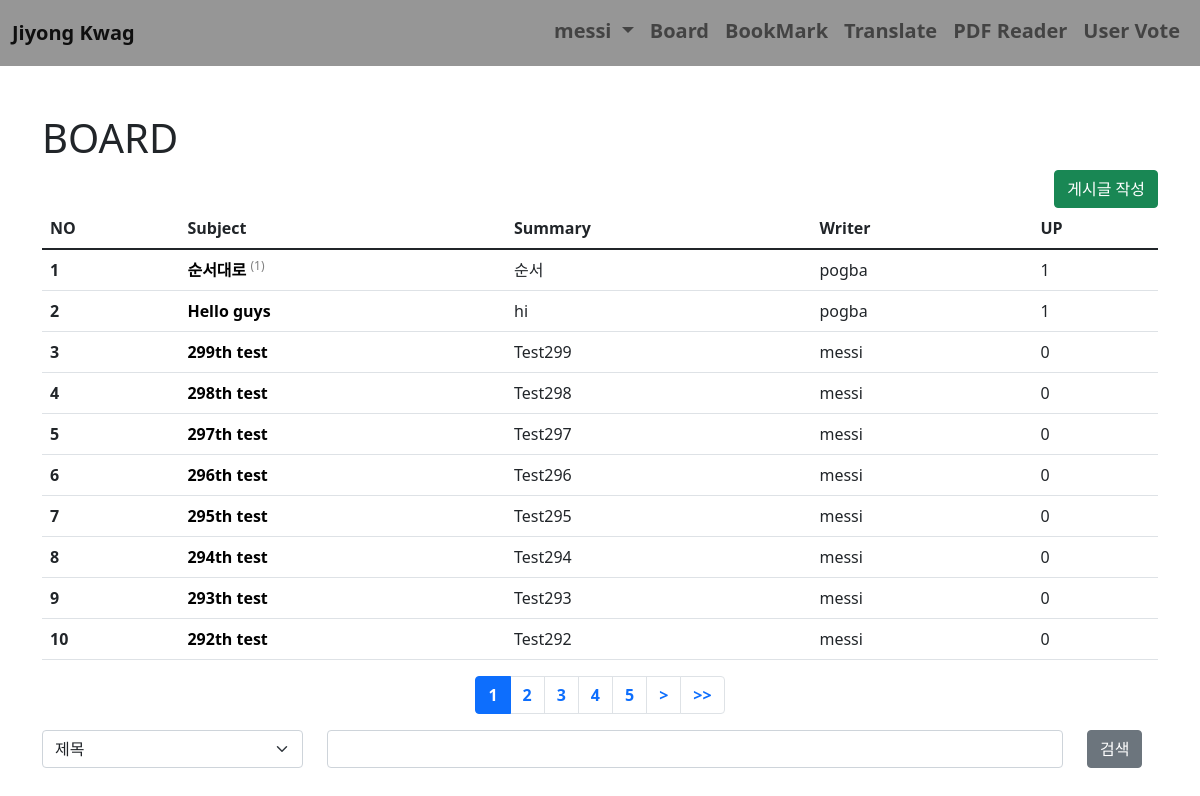
The page /board/ (signed in) on the database its author committed.
### acc/models.py (models this page shows, shortened)
class User(AbstractUser):
    comment = models.TextField()
    nickname = models.CharField(max_length=30)
    point = models.IntegerField(default=0)
    pic = models.ImageField(upload_to = "usr/%y")
    follow = models.ManyToManyField(settings.AUTH_USER_MODEL, blank=True)

### board/models.py (models this page shows, shortened)
class Board(models.Model):
    subject = models.CharField(max_length=100)
    writer = models.CharField(max_length=30)
    content = models.TextField()
    pubdate = models.DateTimeField()
    up = models.ManyToManyField(User, blank=True)
    def summary(self):
        if len(self.content) > 20:
            return self.content[:20] + "..."
        return self.content

### board/views.py (the view)
# urls.py: path('', views.index, name = "index"),
def index(request):
    page = request.GET.get('page',1)
    cate = request.GET.get("cate")
    kw = request.GET.get("kw")
    if (cate == "sub"):
        b = Board.objects.filter(subject__contains = kw).order_by('-pubdate')
    elif (cate == "wri"):
        b = Board.objects.filter(writer = kw).order_by('-pubdate')
    elif (cate == "con"):
        b = Board.objects.filter(content__contains = kw).order_by('-pubdate')
    else:
        b = Board.objects.all().order_by('-pubdate')
    b = b.order_by('-pubdate')
    pag = Paginator(b, 10)
    obj = pag.get_page(page)
    context = {
        "blist" : obj, # paginator 로 한페이지에 10개씩만 보여줌
        "cate" : cate,
        "kw" : kw,
    }
    return render(request, "board/index.html", context)

### template/board/index.html (shortened to what this page needs)
{% extends 'base.html' %}
{% block auth %}
{% load mathfilters %}
<div class = "container mt-5 mb-5">
    <h1>BOARD</h1>
    <div class = "text-end">
        <a href = "{% url 'board:create' %}"><button class = "btn btn-success">게시글 작성</button></a>
    </div>
    <table class="table table-hover">
        <thead>
            <tr>
                <th scope="col">NO</th>
                <th scope="col">Subject</th>
                <th scope="col">Summary</th>
                <th scope="col">Writer</th>
                <th scope="col">UP</th>
            </tr>
        </thead>
        <tbody>
            {% for i in blist %}
            <tr>
                <th scope="row">{{ blist.start_index|add:forloop.counter0 }}</th>
                <td> <a href="{% url 'board:detail' i.id %}">{{ i.subject }} </a>
                    <sup style ="color:grey"> {% if i.reply_set.all %} ({{ i.reply_set.all.count }})  {% endif %}</sup></td>
                <td>{{ i.summary }} </td>
                <td>{{ i.writer }} </td>
                <td>{{ i.up.all.count }} </td>
            </tr>
            {% endfor %}
    </table>
    <nav aria-label="Page navigation example">
        <ul class="pagination justify-content-center">
          {% for i in blist.paginator.page_range %}
            {% if i >= blist.number|sub:1|intdiv:5|mul:5|add:1 and  blist.number|sub:1|intdiv:5|add:1|mul:5 >= i %}
                <li class="page-item {% if i  == blist.number %} active {% endif %}" >
                    <a class="page-link" href="{% url 'board:index' %}?page={{ i }}&cate={{ cate }}&kw={{ kw }}">{{ i }}</a>
                </li>
            {% endif %}
          {% endfor %}
          {% if blist.has_next %}
            <li class="page-item">
                <a class="page-link" href = "{% url 'board:index' %}?page= {{ blist.next_page_number }}&cate={{ cate }}&kw={{ kw }}" > > </a>
            </li>
            <li class="page-item">
                <a class="page-link" href = "{% url 'board:index' %}?page= {{ blist.paginator.num_pages }}&cate={{ cate }}&kw={{ kw }}" > >> </a>
            </li>
          {% endif %}
        </ul>
    </nav>
    <form>
        <div class = "row">
            <div class = "col-lg-3">
                <select name = "cate" class="form-select" aria-label="Default select example">
                    <option value="sub" {% if cate == 'sub' %}selected {% endif %}>제목</option>
                </select>
            </div>
            <div class = "col-lg-8">
                <input {% if kw %} value = "{{ kw }}" {% endif %} name = "kw" type = "text" class= "form-control">
            </div>
            <div class = "col-lg-1">
                <button class = "btn btn-secondary">검색</button>
            </div>
        </div>
    </form>
</div>
{% endblock %}

### template/base.html (shortened to what this page needs)
<!doctype html>
<html lang="en">
    <head>
        <link href="https://cdn.jsdelivr.net/npm/bootstrap@5.1.3/dist/css/bootstrap.min.css" rel="stylesheet">
    </head>
    <body>
    {% if user.is_authenticated %}
    <nav class="navbar navbar-expand-lg navbar-light" style="background-color: rgb(150, 150, 150);">
        <div class="container-fluid" style="font-size: 20px; font-weight: bold;">
            <a class="navbar-brand" href="#">Jiyong Kwag</a>
            <div class="collapse navbar-collapse" id="navbarSupportedContent">
                <ul class="navbar-nav ms-auto mb-2 mb-lg-1">
                    <li class="nav-item dropdown">
                        <a class="nav-link dropdown-toggle" href="#" id="navbarDropdown" role="button" data-bs-toggle="dropdown" aria-expanded="false" >
                        <b>{{ user.username }}</b>
                        </a>
                    </li>
                    <li class="nav-item">
                        <a class="nav-link" href="{% url 'board:index' %}">Board</a>
                    </li>
                    <li class="nav-item">
                        <a class="nav-link" href="{% url 'book:index' %}">BookMark</a>
                    </li>
                    <li class="nav-item">
                        <a class="nav-link" href="{% url 'trans:index' %}">Translate</a>
                    </li>
                    <li class="nav-item">
                        <a class="nav-link" href="{% url 'rpdf:index' %}">PDF Reader</a>
                    </li>
                    <li class="nav-item">
                        <a class="nav-link" href="{% url 'vote:index' %}">User Vote</a>
                    </li>
                </ul>
            </div>
        </div>
    </nav>
    {% block auth %}{% endblock %}
    {% endif %}
    </body>
</html>

### template/board/index.html (style rules this page uses)
a { text-decoration: none; font-weight: bold; color:black }

### rows shown on the page
User: username "messi"
Board: start_index|add "1", subject "순서대로", reply_set.all.count "1", summary "순서", writer "pogba", up.all.count "1"
Board: start_index|add "2", subject "Hello guys", summary "hi", writer "pogba", up.all.count "1"
Board: start_index|add "3", subject "299th test", summary "Test299", writer "messi", up.all.count "0"
Board: start_index|add "4", subject "298th test", summary "Test298", writer "messi", up.all.count "0"
Board: start_index|add "5", subject "297th test", summary "Test297", writer "messi", up.all.count "0"
Board: start_index|add "6", subject "296th test", summary "Test296", writer "messi", up.all.count "0"
Board: start_index|add "7", subject "295th test", summary "Test295", writer "messi", up.all.count "0"
Board: start_index|add "8", subject "294th test", summary "Test294", writer "messi", up.all.count "0"
Board: start_index|add "9", subject "293th test", summary "Test293", writer "messi", up.all.count "0"
Board: start_index|add "10", subject "292th test", summary "Test292", writer "messi", up.all.count "0"

### other values the page prints
{{ i }} "1" "2" "3" "4" "5"
